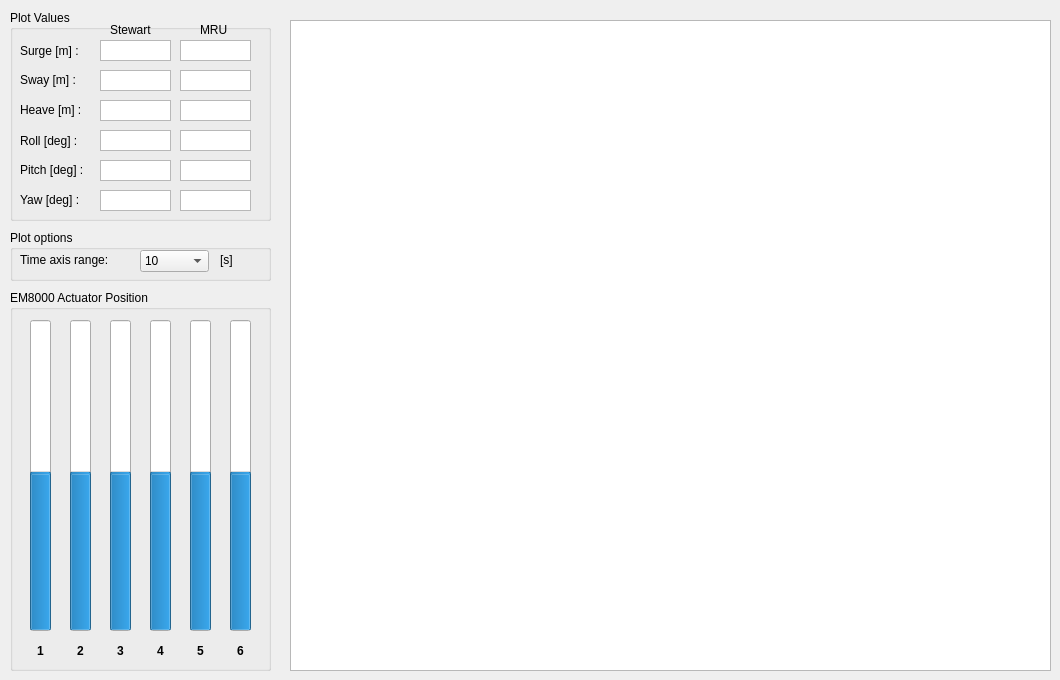
        <widget class="QWidget" name="widget">
         <attribute name="title">
          <string>EM 8000</string>
         </attribute>
         <widget class="QGroupBox" name="groupBox_4">
          <property name="geometry">
           <rect>
            <x>10</x>
            <y>290</y>
            <width>261</width>
            <height>381</height>
           </rect>
          </property>
          <property name="title">
           <string>EM8000 Actuator Position</string>
          </property>
          <widget class="QProgressBar" name="EM8000_bar2_l6">
           <property name="geometry">
            <rect>
             <x>220</x>
             <y>30</y>
             <width>21</width>
             <height>311</height>
            </rect>
           </property>
           <property name="minimum">
            <number>-100</number>
           </property>
           <property name="value">
            <number>0</number>
           </property>
           <property name="orientation">
            <enum>Qt::Vertical</enum>
           </property>
           <property name="invertedAppearance">
            <bool>false</bool>
           </property>
          </widget>
          <widget class="QLabel" name="label_13">
           <property name="geometry">
            <rect>
             <x>180</x>
             <y>350</y>
             <width>21</width>
             <height>21</height>
            </rect>
           </property>
           <property name="font">
            <font>
             <weight>75</weight>
             <bold>true</bold>
            </font>
           </property>
           <property name="layoutDirection">
            <enum>Qt::LeftToRight</enum>
           </property>
           <property name="text">
            <string>5</string>
           </property>
           <property name="alignment">
            <set>Qt::AlignCenter</set>
           </property>
          </widget>
          <widget class="QLabel" name="label_14">
           <property name="geometry">
            <rect>
             <x>220</x>
             <y>350</y>
             <width>21</width>
             <height>21</height>
            </rect>
           </property>
           <property name="font">
            <font>
             <weight>75</weight>
             <bold>true</bold>
            </font>
           </property>
           <property name="layoutDirection">
            <enum>Qt::LeftToRight</enum>
           </property>
           <property name="text">
            <string>6</string>
           </property>
           <property name="alignment">
            <set>Qt::AlignCenter</set>
           </property>
          </widget>
          <widget class="QLabel" name="label_15">
           <property name="geometry">
            <rect>
             <x>140</x>
             <y>350</y>
             <width>21</width>
             <height>21</height>
            </rect>
           </property>
           <property name="font">
            <font>
             <weight>75</weight>
             <bold>true</bold>
            </font>
           </property>
           <property name="layoutDirection">
            <enum>Qt::LeftToRight</enum>
           </property>
           <property name="text">
            <string>4</string>
           </property>
           <property name="alignment">
            <set>Qt::AlignCenter</set>
           </property>
          </widget>
          <widget class="QLabel" name="label_16">
           <property name="geometry">
            <rect>
             <x>100</x>
             <y>350</y>
             <width>21</width>
             <height>21</height>
            </rect>
           </property>
           <property name="font">
            <font>
             <weight>75</weight>
             <bold>true</bold>
            </font>
           </property>
           <property name="layoutDirection">
            <enum>Qt::LeftToRight</enum>
           </property>
           <property name="text">
            <string>3</string>
           </property>
           <property name="alignment">
            <set>Qt::AlignCenter</set>
           </property>
          </widget>
          <widget class="QLabel" name="label_17">
           <property name="geometry">
            <rect>
             <x>60</x>
             <y>350</y>
             <width>21</width>
             <height>21</height>
            </rect>
           </property>
           <property name="font">
            <font>
             <weight>75</weight>
             <bold>true</bold>
            </font>
           </property>
           <property name="layoutDirection">
            <enum>Qt::LeftToRight</enum>
           </property>
           <property name="text">
            <string>2</string>
           </property>
           <property name="alignment">
            <set>Qt::AlignCenter</set>
           </property>
          </widget>
          <widget class="QLabel" name="label_18">
           <property name="geometry">
            <rect>
             <x>20</x>
             <y>350</y>
             <width>21</width>
             <height>21</height>
            </rect>
           </property>
           <property name="font">
            <font>
             <weight>75</weight>
             <bold>true</bold>
            </font>
           </property>
           <property name="layoutDirection">
            <enum>Qt::LeftToRight</enum>
           </property>
           <property name="text">
            <string>1</string>
           </property>
           <property name="alignment">
            <set>Qt::AlignCenter</set>
           </property>
          </widget>
          <widget class="QProgressBar" name="EM8000_bar2_l5">
           <property name="geometry">
            <rect>
             <x>180</x>
             <y>30</y>
             <width>21</width>
             <height>311</height>
            </rect>
           </property>
           <property name="minimum">
            <number>-100</number>
           </property>
           <property name="value">
            <number>0</number>
           </property>
           <property name="orientation">
            <enum>Qt::Vertical</enum>
           </property>
           <property name="invertedAppearance">
            <bool>false</bool>
           </property>
          </widget>
          <widget class="QProgressBar" name="EM8000_bar2_l4">
           <property name="geometry">
            <rect>
             <x>140</x>
             <y>30</y>
             <width>21</width>
             <height>311</height>
            </rect>
           </property>
           <property name="minimum">
            <number>-100</number>
           </property>
           <property name="value">
            <number>0</number>
           </property>
           <property name="orientation">
            <enum>Qt::Vertical</enum>
           </property>
           <property name="invertedAppearance">
            <bool>false</bool>
           </property>
          </widget>
          <widget class="QProgressBar" name="EM8000_bar2_l3">
           <property name="geometry">
            <rect>
             <x>100</x>
             <y>30</y>
             <width>21</width>
             <height>311</height>
            </rect>
           </property>
           <property name="minimum">
            <number>-100</number>
           </property>
           <property name="value">
            <number>0</number>
           </property>
           <property name="orientation">
            <enum>Qt::Vertical</enum>
           </property>
           <property name="invertedAppearance">
            <bool>false</bool>
           </property>
          </widget>
          <widget class="QProgressBar" name="EM8000_bar2_l2">
           <property name="geometry">
            <rect>
             <x>60</x>
             <y>30</y>
             <width>21</width>
             <height>311</height>
            </rect>
           </property>
           <property name="minimum">
            <number>-100</number>
           </property>
           <property name="value">
            <number>0</number>
           </property>
           <property name="orientation">
            <enum>Qt::Vertical</enum>
           </property>
           <property name="invertedAppearance">
            <bool>false</bool>
           </property>
          </widget>
          <widget class="QProgressBar" name="EM8000_bar2_l1">
           <property name="geometry">
            <rect>
             <x>20</x>
             <y>30</y>
             <width>21</width>
             <height>311</height>
            </rect>
           </property>
           <property name="minimum">
            <number>-100</number>
           </property>
           <property name="value">
            <number>0</number>
           </property>
           <property name="orientation">
            <enum>Qt::Vertical</enum>
           </property>
           <property name="invertedAppearance">
            <bool>false</bool>
           </property>
          </widget>
         </widget>
         <widget class="QGroupBox" name="groupBox_12">
          <property name="geometry">
           <rect>
            <x>10</x>
            <y>10</y>
            <width>261</width>
            <height>211</height>
           </rect>
          </property>
          <property name="title">
           <string>Plot Values</string>
          </property>
          <widget class="QTextEdit" name="EM8000_output_pos_y">
           <property name="geometry">
            <rect>
             <x>90</x>
             <y>60</y>
             <width>71</width>
             <height>21</height>
            </rect>
           </property>
           <property name="sizePolicy">
            <sizepolicy hsizetype="Expanding" vsizetype="Expanding">
             <horstretch>0</horstretch>
             <verstretch>0</verstretch>
            </sizepolicy>
           </property>
           <property name="layoutDirection">
            <enum>Qt::LeftToRight</enum>
           </property>
           <property name="verticalScrollBarPolicy">
            <enum>Qt::ScrollBarAlwaysOff</enum>
           </property>
           <property name="undoRedoEnabled">
            <bool>false</bool>
           </property>
           <property name="readOnly">
            <bool>true</bool>
           </property>
          </widget>
          <widget class="QTextEdit" name="EM8000_output_pos_z">
           <property name="geometry">
            <rect>
             <x>90</x>
             <y>90</y>
             <width>71</width>
             <height>21</height>
            </rect>
           </property>
           <property name="sizePolicy">
            <sizepolicy hsizetype="Expanding" vsizetype="Expanding">
             <horstretch>0</horstretch>
             <verstretch>0</verstretch>
            </sizepolicy>
           </property>
           <property name="verticalScrollBarPolicy">
            <enum>Qt::ScrollBarAlwaysOff</enum>
           </property>
           <property name="readOnly">
            <bool>true</bool>
           </property>
          </widget>
          <widget class="QTextEdit" name="EM8000_output_pos_x">
           <property name="geometry">
            <rect>
             <x>90</x>
             <y>30</y>
             <width>71</width>
             <height>21</height>
            </rect>
           </property>
           <property name="sizePolicy">
            <sizepolicy hsizetype="Expanding" vsizetype="Expanding">
             <horstretch>0</horstretch>
             <verstretch>0</verstretch>
            </sizepolicy>
           </property>
           <property name="verticalScrollBarPolicy">
            <enum>Qt::ScrollBarAlwaysOff</enum>
           </property>
           <property name="readOnly">
            <bool>true</bool>
           </property>
          </widget>
          <widget class="QLabel" name="label_86">
           <property name="geometry">
            <rect>
             <x>10</x>
             <y>31</y>
             <width>91</width>
             <height>20</height>
            </rect>
           </property>
           <property name="text">
            <string>Surge [m] :</string>
           </property>
           <property name="alignment">
            <set>Qt::AlignLeading|Qt::AlignLeft|Qt::AlignVCenter</set>
           </property>
          </widget>
          <widget class="QTextEdit" name="EM8000_output_ang_y">
           <property name="geometry">
            <rect>
             <x>90</x>
             <y>180</y>
             <width>71</width>
             <height>21</height>
            </rect>
           </property>
           <property name="sizePolicy">
            <sizepolicy hsizetype="Expanding" vsizetype="Expanding">
             <horstretch>0</horstretch>
             <verstretch>0</verstretch>
            </sizepolicy>
           </property>
           <property name="verticalScrollBarPolicy">
            <enum>Qt::ScrollBarAlwaysOff</enum>
           </property>
           <property name="readOnly">
            <bool>true</bool>
           </property>
          </widget>
          <widget class="QLabel" name="label_87">
           <property name="geometry">
            <rect>
             <x>10</x>
             <y>150</y>
             <width>71</width>
             <height>20</height>
            </rect>
           </property>
           <property name="text">
            <string>Pitch [deg] :</string>
           </property>
           <property name="alignment">
            <set>Qt::AlignLeading|Qt::AlignLeft|Qt::AlignVCenter</set>
           </property>
          </widget>
          <widget class="QTextEdit" name="EM8000_output_ang_r">
           <property name="geometry">
            <rect>
             <x>90</x>
             <y>120</y>
             <width>71</width>
             <height>21</height>
            </rect>
           </property>
           <property name="sizePolicy">
            <sizepolicy hsizetype="Expanding" vsizetype="Expanding">
             <horstretch>0</horstretch>
             <verstretch>0</verstretch>
            </sizepolicy>
           </property>
           <property name="verticalScrollBarPolicy">
            <enum>Qt::ScrollBarAlwaysOff</enum>
           </property>
           <property name="readOnly">
            <bool>true</bool>
           </property>
          </widget>
          <widget class="QTextEdit" name="EM8000_output_ang_p">
           <property name="geometry">
            <rect>
             <x>90</x>
             <y>150</y>
             <width>71</width>
             <height>21</height>
            </rect>
           </property>
           <property name="sizePolicy">
            <sizepolicy hsizetype="Expanding" vsizetype="Expanding">
             <horstretch>0</horstretch>
             <verstretch>0</verstretch>
            </sizepolicy>
           </property>
           <property name="verticalScrollBarPolicy">
            <enum>Qt::ScrollBarAlwaysOff</enum>
           </property>
           <property name="readOnly">
            <bool>true</bool>
           </property>
          </widget>
          <widget class="QLabel" name="label_89">
           <property name="geometry">
            <rect>
             <x>10</x>
             <y>121</y>
             <width>71</width>
             <height>20</height>
            </rect>
           </property>
           <property name="text">
            <string>Roll [deg] :</string>
           </property>
           <property name="alignment">
            <set>Qt::AlignLeading|Qt::AlignLeft|Qt::AlignVCenter</set>
           </property>
          </widget>
          <widget class="QLabel" name="label_91">
           <property name="geometry">
            <rect>
             <x>10</x>
             <y>180</y>
             <width>81</width>
             <height>20</height>
            </rect>
           </property>
           <property name="text">
            <string>Yaw [deg] :</string>
           </property>
           <property name="alignment">
            <set>Qt::AlignLeading|Qt::AlignLeft|Qt::AlignVCenter</set>
           </property>
          </widget>
          <widget class="QLabel" name="label_93">
           <property name="geometry">
            <rect>
             <x>10</x>
             <y>60</y>
             <width>91</width>
             <height>20</height>
            </rect>
           </property>
           <property name="text">
            <string>Sway [m] :</string>
           </property>
           <property name="alignment">
            <set>Qt::AlignLeading|Qt::AlignLeft|Qt::AlignVCenter</set>
           </property>
          </widget>
          <widget class="QLabel" name="label_94">
           <property name="geometry">
            <rect>
             <x>10</x>
             <y>90</y>
             <width>91</width>
             <height>20</height>
            </rect>
           </property>
           <property name="text">
            <string>Heave [m] :</string>
           </property>
           <property name="alignment">
            <set>Qt::AlignLeading|Qt::AlignLeft|Qt::AlignVCenter</set>
           </property>
          </widget>
          <widget class="QTextEdit" name="MRU1_output_ang_p">
           <property name="geometry">
            <rect>
             <x>170</x>
             <y>150</y>
             <width>71</width>
             <height>21</height>
            </rect>
           </property>
           <property name="sizePolicy">
            <sizepolicy hsizetype="Expanding" vsizetype="Expanding">
             <horstretch>0</horstretch>
             <verstretch>0</verstretch>
            </sizepolicy>
           </property>
           <property name="verticalScrollBarPolicy">
            <enum>Qt::ScrollBarAlwaysOff</enum>
           </property>
           <property name="readOnly">
            <bool>true</bool>
           </property>
          </widget>
          <widget class="QTextEdit" name="MRU1_output_pos_y">
           <property name="geometry">
            <rect>
             <x>170</x>
             <y>60</y>
             <width>71</width>
             <height>21</height>
            </rect>
           </property>
           <property name="sizePolicy">
            <sizepolicy hsizetype="Expanding" vsizetype="Expanding">
             <horstretch>0</horstretch>
             <verstretch>0</verstretch>
            </sizepolicy>
           </property>
           <property name="layoutDirection">
            <enum>Qt::LeftToRight</enum>
           </property>
           <property name="verticalScrollBarPolicy">
            <enum>Qt::ScrollBarAlwaysOff</enum>
           </property>
           <property name="undoRedoEnabled">
            <bool>false</bool>
           </property>
           <property name="readOnly">
            <bool>true</bool>
           </property>
          </widget>
          <widget class="QTextEdit" name="MRU1_output_pos_x">
           <property name="geometry">
            <rect>
             <x>170</x>
             <y>30</y>
             <width>71</width>
             <height>21</height>
            </rect>
           </property>
           <property name="sizePolicy">
            <sizepolicy hsizetype="Expanding" vsizetype="Expanding">
             <horstretch>0</horstretch>
             <verstretch>0</verstretch>
            </sizepolicy>
           </property>
           <property name="verticalScrollBarPolicy">
            <enum>Qt::ScrollBarAlwaysOff</enum>
           </property>
           <property name="readOnly">
            <bool>true</bool>
           </property>
          </widget>
          <widget class="QTextEdit" name="MRU1_output_ang_r">
           <property name="geometry">
            <rect>
             <x>170</x>
             <y>120</y>
             <width>71</width>
             <height>21</height>
            </rect>
           </property>
           <property name="sizePolicy">
            <sizepolicy hsizetype="Expanding" vsizetype="Expanding">
             <horstretch>0</horstretch>
             <verstretch>0</verstretch>
            </sizepolicy>
           </property>
           <property name="verticalScrollBarPolicy">
            <enum>Qt::ScrollBarAlwaysOff</enum>
           </property>
           <property name="readOnly">
            <bool>true</bool>
           </property>
          </widget>
          <widget class="QTextEdit" name="MRU1_output_pos_z">
           <property name="geometry">
            <rect>
             <x>170</x>
             <y>90</y>
             <width>71</width>
             <height>21</height>
            </rect>
           </property>
           <property name="sizePolicy">
            <sizepolicy hsizetype="Expanding" vsizetype="Expanding">
             <horstretch>0</horstretch>
             <verstretch>0</verstretch>
            </sizepolicy>
           </property>
           <property name="verticalScrollBarPolicy">
            <enum>Qt::ScrollBarAlwaysOff</enum>
           </property>
           <property name="readOnly">
            <bool>true</bool>
           </property>
          </widget>
          <widget class="QTextEdit" name="MRU1_output_ang_y">
           <property name="geometry">
            <rect>
             <x>170</x>
             <y>180</y>
             <width>71</width>
             <height>21</height>
            </rect>
           </property>
           <property name="sizePolicy">
            <sizepolicy hsizetype="Expanding" vsizetype="Expanding">
             <horstretch>0</horstretch>
             <verstretch>0</verstretch>
            </sizepolicy>
           </property>
           <property name="verticalScrollBarPolicy">
            <enum>Qt::ScrollBarAlwaysOff</enum>
           </property>
           <property name="readOnly">
            <bool>true</bool>
           </property>
          </widget>
          <widget class="QLabel" name="label_88">
           <property name="geometry">
            <rect>
             <x>100</x>
             <y>10</y>
             <width>91</width>
             <height>20</height>
            </rect>
           </property>
           <property name="text">
            <string>Stewart</string>
           </property>
           <property name="alignment">
            <set>Qt::AlignLeading|Qt::AlignLeft|Qt::AlignVCenter</set>
           </property>
          </widget>
          <widget class="QLabel" name="label_90">
           <property name="geometry">
            <rect>
             <x>190</x>
             <y>10</y>
             <width>51</width>
             <height>20</height>
            </rect>
           </property>
           <property name="text">
            <string>MRU</string>
           </property>
           <property name="alignment">
            <set>Qt::AlignLeading|Qt::AlignLeft|Qt::AlignVCenter</set>
           </property>
          </widget>
         </widget>
         <widget class="QGroupBox" name="groupBox_13">
          <property name="geometry">
           <rect>
            <x>10</x>
            <y>230</y>
            <width>261</width>
            <height>51</height>
           </rect>
          </property>
          <property name="title">
           <string>Plot options</string>
          </property>
          <widget class="QLabel" name="label_95">
           <property name="geometry">
            <rect>
             <x>10</x>
             <y>20</y>
             <width>101</width>
             <height>20</height>
            </rect>
           </property>
           <property name="text">
            <string>Time axis range:</string>
           </property>
           <property name="alignment">
            <set>Qt::AlignLeading|Qt::AlignLeft|Qt::AlignVCenter</set>
           </property>
          </widget>
          <widget class="QComboBox" name="EM8000_plot_time_range">
           <property name="geometry">
            <rect>
             <x>130</x>
             <y>20</y>
             <width>69</width>
             <height>22</height>
            </rect>
           </property>
           <property name="currentText">
            <string>10</string>
           </property>
           <property name="currentIndex">
            <number>0</number>
           </property>
           <item>
            <property name="text">
             <string>10</string>
            </property>
           </item>
           <item>
            <property name="text">
             <string>20</string>
            </property>
           </item>
           <item>
            <property name="text">
             <string>30</string>
            </property>
           </item>
           <item>
            <property name="text">
             <string>40</string>
            </property>
           </item>
           <item>
            <property name="text">
             <string>50</string>
            </property>
           </item>
           <item>
            <property name="text">
             <string>60</string>
            </property>
           </item>
          </widget>
          <widget class="QLabel" name="label_96">
           <property name="geometry">
            <rect>
             <x>210</x>
             <y>20</y>
             <width>31</width>
             <height>20</height>
            </rect>
           </property>
           <property name="text">
            <string>[s]</string>
           </property>
           <property name="alignment">
            <set>Qt::AlignLeading|Qt::AlignLeft|Qt::AlignVCenter</set>
           </property>
          </widget>
         </widget>
         <widget class="GraphicsLayoutWidget" name="EM8000_plot">
          <property name="geometry">
           <rect>
            <x>290</x>
            <y>20</y>
            <width>761</width>
            <height>651</height>
           </rect>
          </property>
         </widget>
        </widget>
